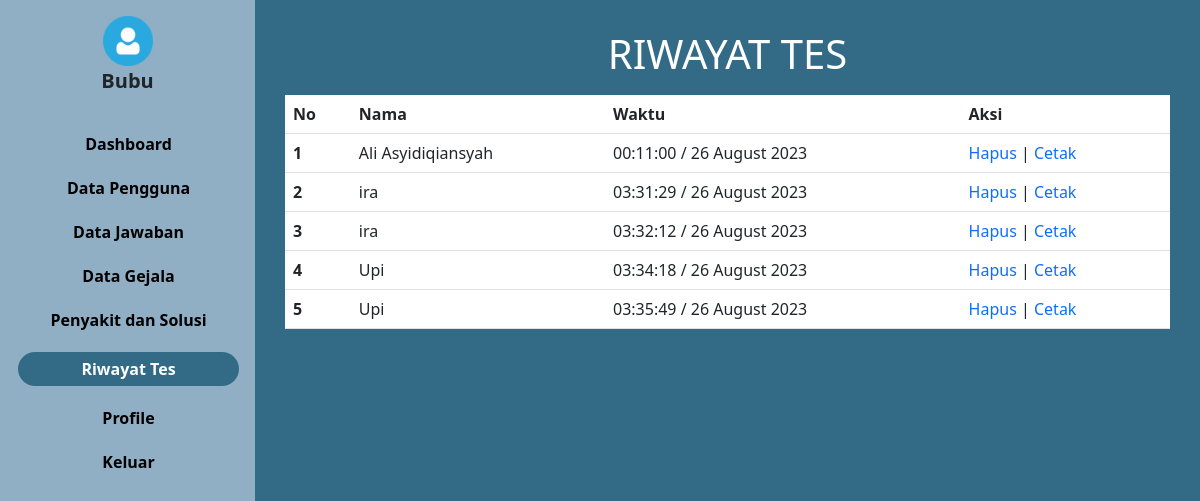
Page /riwayat.php (signed in) on the earlier database version.
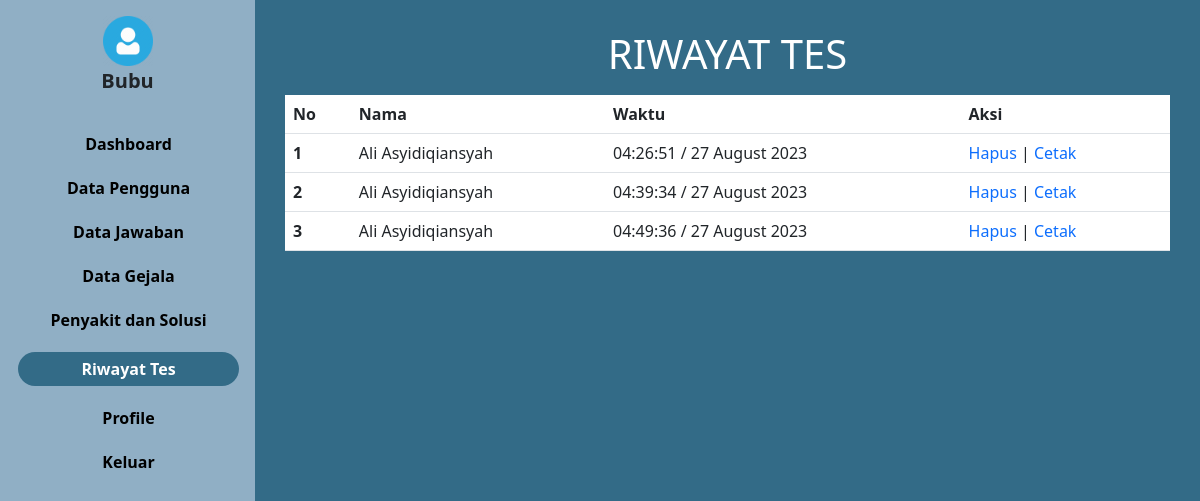
Same page on the later database version.
### tables this page shows
CREATE TABLE `user` (
  `iduser` int(15) NOT NULL,
  `username` varchar(30) NOT NULL,
  `password` varchar(100) NOT NULL,
  `nama` varchar(45) NOT NULL,
  `jk` char(2) NOT NULL,
  `tanggal_lahir` date NOT NULL,
  `email` varchar(30) NOT NULL,
  `level` varchar(10) NOT NULL,
  `foto` varchar(30) NOT NULL
);

CREATE TABLE `hasil_diagnosa` (
  `idhasil` int(10) NOT NULL,
  `iduser` int(15) NOT NULL,
  `tanggal` timestamp NOT NULL DEFAULT current_timestamp() ON UPDATE current_timestamp(),
  `usia` int(10) NOT NULL,
  `cf_katarak` double NOT NULL,
  `bayes_katarak` double NOT NULL,
  `cf_konjungtivitis` double NOT NULL,
  `bayes_konjungtivitis` double NOT NULL,
  `cf_miopi` double NOT NULL,
  `bayes_miopi` double NOT NULL,
  `cf_glaukoma` double NOT NULL,
  `bayes_glaukoma` double NOT NULL,
  `cf_butawarna` double NOT NULL,
  `bayes_butawarna` double NOT NULL,
  `cf_presbiopi` double NOT NULL,
  `bayes_presbiopi` double NOT NULL,
  `cf_astigmatisme` double NOT NULL,
  `bayes_astigmatisme` double NOT NULL,
  `cf_hipermetropi` double NOT NULL,
  `bayes_hipermetropi` double NOT NULL
);

### konek.php (called while the page is built, shortened)
<?php
$koneksi = mysqli_connect("localhost", "root", "", "mata");
function query($query)
{
    global $koneksi;
    $result = mysqli_query($koneksi, $query);
    $rows = [];
    while ($row = mysqli_fetch_assoc($result)) {
        $rows[] = $row;
    }
    return $rows;
}
function dekripsi($teks)
{
    $text = $teks;
    $kunci = 'mataRara';
    $key = hash('sha256', $kunci);
    $pkey = "123";
    $method = "aes-192-cfb1";
    $iv = substr(hash('sha256', $pkey), 0, 16);
    $dekripsi = base64_decode($text);
    $dekripsi = openssl_decrypt($dekripsi, $method, $key, 0, $iv);
    return $dekripsi;
}
?>

### riwayat.php (the view, shortened to what this page needs)
<?php
require_once 'konek.php';
$data = query("SELECT * FROM hasil_diagnosa");
$id = dekripsi($_COOKIE['mataRara']);
$user = query("SELECT * FROM user WHERE iduser = $id")[0];
?>
<html lang="en">
<head>
  <link href="https://cdn.jsdelivr.net/npm/bootstrap@5.3.0/dist/css/bootstrap.min.css" rel="stylesheet"
>
  <link rel="stylesheet" href="style.css">
  <link rel="stylesheet" href="https://cdn.datatables.net/1.13.4/css/jquery.dataTables.min.css">
</head>
<body>
  <div class="main-container d-flex">
    <div class="sidebar px-3 pt-3">
      <div class="header pb-3">
        <img class="text-center" src="img/<?php echo $user['foto']; ?>"
          style="width: 50px; margin-right: auto; margin-left: auto; display: block;" alt="">
        <h5 class="offcanvas-title fw-bold text-center" style="margin-left: auto; font-size: 20px"
          id="offcanvasDarkLabel"><?php echo $user['nama']; ?></h5>
      </div>
      <ul>
        <li class=""> <a href="admin.php">Dashboard</a></li>
        <li class=""><a href="pengguna.php">Data Pengguna</a></li>
        <li class=""> <a href="pertanyaan.php">Data Jawaban</a></li>
        <li class=""><a href="gejala.php">Data Gejala</a></li>
        <li class=""><a href="penyakit.php">Penyakit dan Solusi</a></li>
        <li class="active"> <a href="riwayat.php">Riwayat Tes</a></li>
        <li class=""> <a href="profil.php">Profile</a></li>
        <li class=""> <a href="profil.php">Keluar</a></li>
      </ul>
    </div>
    <div class="content" style="width: 100%;">
      <div class="container ">
        <h1 style="text-align:center; margin-top: 30px; color: white; padding: 0px 35px">RIWAYAT TES</h1>
        <div class="row align-items-start text-center" style="margin-top: 17px">
          <table class="table" id="example2">
            <thead>
              <tr>
                <th scope="col">No</th>
                <th scope="col">Nama</th>
                <th scope="col">Waktu</th>
                <th scope="col">Aksi</th>
              </tr>
            </thead>
            <tbody>
              <?php
              $i = 1;
              foreach ($data as $d):
                $waktu_tes = strftime('%H:%M:%S / %d %B %Y', strtotime($d['tanggal']));
                $iduser = $d['iduser'];
                $nama = query("SELECT nama FROM user WHERE iduser = $iduser")[0];
                ?>
                <tr>
                  <th scope="row">
                    <?= $i; ?>
                  </th>
                  <td>
                    <?= $nama['nama']; ?>
                  </td>
                  <td>
                    <?= $waktu_tes; ?>
                  </td>
                  <td><a style="text-decoration: none;" href="delete_pengguna.php?idhasil=<?= $d['idhasil']; ?>"
                      onclick="return confirm('Apakah anda yakin ingin menghapus data?')">Hapus</a> | <a
                      style="text-decoration: none;" href="print.php?idhasil=<?= $d['idhasil']; ?>"
                      target="_blank">Cetak</a></td>
                </tr>
                <?php
                $i++;
              endforeach;
              ?>
            </tbody>
          </table>
        </div>
      </div>
    </div>
  </div>
</body>
</html>

### style.css (style rules this page uses)
body { background: #336B87; padding: 0; margin: 0; }
.sidebar { min-width: 255px; max-width: 255px; min-height: 100vh; background-color: #90AFC5; }
.sidebar ul { padding-left: 2px; text-align: center; }
.sidebar ul li a { font-weight: bold; color: black; font-size: auto; text-decoration: none; }
.sidebar ul li { margin-top: 20px; margin-bottom: 10px; list-style-type: none; }
.sidebar li.active { background: #336B87; width: auto; height: auto; padding: 5px 0; border-radius: 20px; }
.sidebar ul li.active a { color: white; font-size: auto; }
.container .row { box-sizing: border-box; padding: 0 30px; }

Differences in the rows shown:
removed hasil_diagnosa: iduser.nama "ira", tanggal "03:31:29 / 26 August 2023"
removed hasil_diagnosa: iduser.nama "ira", tanggal "03:32:12 / 26 August 2023"
removed hasil_diagnosa: iduser.nama "Upi", tanggal "03:34:18 / 26 August 2023"
removed hasil_diagnosa: iduser.nama "Upi", tanggal "03:35:49 / 26 August 2023"
added hasil_diagnosa: iduser.nama "Ali Asyidiqiansyah", tanggal "04:26:51 / 27 August 2023"
changed hasil_diagnosa: tanggal "00:11:00 / 26 August 2023" → "04:39:34 / 27 August 2023"
added hasil_diagnosa: iduser.nama "Ali Asyidiqiansyah", tanggal "04:49:36 / 27 August 2023"
